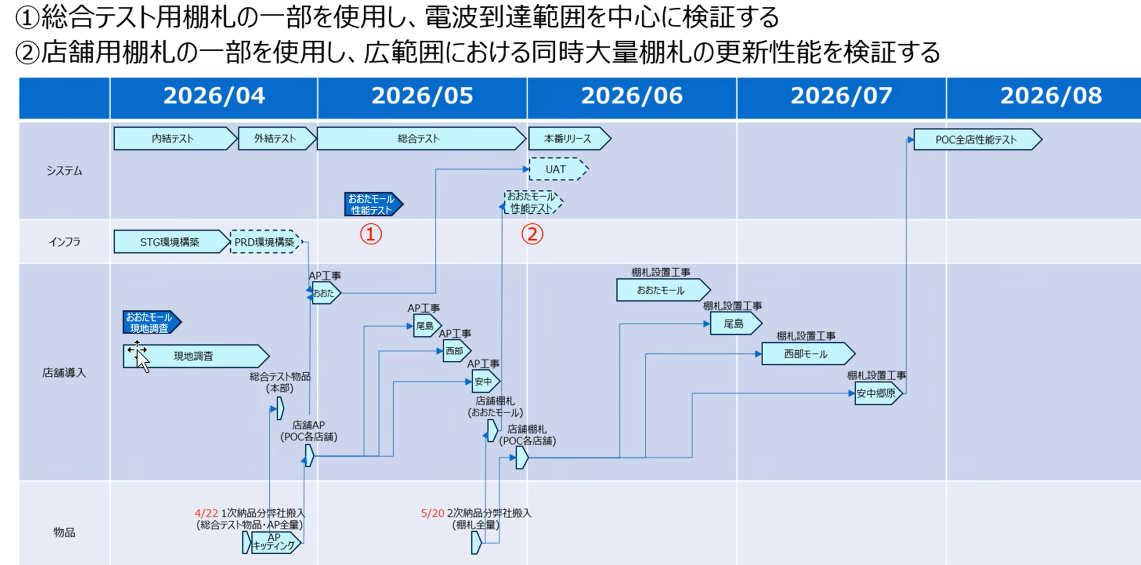
#> input picture images/2026-03-23T02-04-51-967Z_d32i5.png, 2282 x 1130 px (shown at 1/2 size)
$ python -i autocrop.py   (imports and definitions only)
#> lines starting #> are read from the running program, lines starting #| are printed output that depends on the picture; after the words box and inside, x2 and y2 are one past the last pixel; in counts of white or black regions, pixels touching at a corner belong together
"""スクリーンショットの中から「スライド／ページらしい明るい矩形」を見つける。

PowerPoint や PDF を全画面で撮ることが多いので、その領域を提案するための検出。
自動では切らない。確信が持てないときは何も返さない（誤検出で邪魔をしないほうがよい）。

やり方は2段階：
  1. 粗い格子に落として「明るい画素の最大の連結成分」を取り、だいたいの位置を掴む
  2. その周りだけを細かく見て、上下左右の境界を詰める

行や列の明るさプロファイルだけで探すと、画面のどこかにある白いウィンドウや
サムネイル一覧に引きずられて、まるで違う場所を指す。連結成分なら「一続きの紙」を
そのまま掴めるし、スライドの中に大きな写真が貼ってあっても、左右の余白が
つながっているので分断されない。

OpenCV は入れない。依存は numpy だけ。
"""

from __future__ import annotations

import numpy as np
from PIL import Image

# 境界を詰めるときの作業解像度。4K でも数十msで終わる。
WORK_LONG_SIDE = 1000
# 連結成分を探すときの粗い解像度。ここは速さ優先でよい（位置が分かればよい）。
POOL_LONG_SIDE = 200
# これ以上明るい画素を「紙・スライドの地の色」とみなす
BRIGHT_LEVEL = 230
# 候補の内側がこの割合以上明るくないと、明るいものが散らばっているだけとみなす。
# 大きな図やスクリーンショットを貼ったスライドは半分近くが暗くなるので、
# ここを厳しくしすぎると本来拾いたいものを落とす。
# 位置の確からしさは連結成分が、種類の確からしさは縦横比が担保している。
MIN_DENSITY = 0.45
# 内側に文字や図がこの割合以上ないと、ただの白い面とみなす
MIN_CONTENT = 0.004
# 画面に対してこれより小さい領域は提案しない
MIN_AREA_RATIO = 0.15
# 画面のほとんどを占めるなら切っても何も変わらないので提案しない。
# デスクトップ全体（タスクバーを除いた範囲）を拾ってしまうのを防ぐ意味もある。
MAX_AREA_RATIO = 0.85

# スライドやページとして知られた縦横比に合うときだけ提案する（許容 4%）。
# 「明るくて大きい矩形」だけを条件にすると、ウィンドウの白い本文欄や
# デスクトップ全体まで拾ってしまい、ほぼ全部の画像にバッジが出て邪魔になる。
ASPECTS = (
    ("16:9 スライド", 16 / 9),
    ("4:3 スライド", 4 / 3),
    ("A4 横", 1.4142),
    ("A4 縦", 1 / 1.4142),
)
ASPECT_TOLERANCE = 0.04


EDGE_LEVEL = 0.3  # 端を詰めるときに「まだ紙の内側」とみなす明るさの割合


def _extent(profile: np.ndarray, threshold: float = EDGE_LEVEL) -> tuple[int, int] | None:
    """しきい値を超える最初と最後の位置を返す。終了は含まない。

    途中が落ち込んでいても構わない。紙の中に写真や見出しがあれば列や行の
    明るさは当然下がるが、紙の外側の縁はまず明るいので、両端だけを見ればよい。
    離れた別の明るい領域を巻き込む心配は、呼ぶ前に連結成分で位置を絞ってあるので無い。
    """
    idx = np.flatnonzero(profile >= threshold)
    if idx.size == 0:
        return None
    return int(idx[0]), int(idx[-1]) + 1


def _largest_component(mask: np.ndarray) -> tuple[int, int, int, int] | None:
    """True の最大の連結成分の外接矩形を (x0, y0, x1, y1) で返す。上下左右4近傍。"""
    height, width = mask.shape
    seen = np.zeros_like(mask)
    best = None
    best_size = 0

    for start_y, start_x in zip(*np.nonzero(mask)):
        if seen[start_y, start_x]:
            continue
        stack = [(int(start_y), int(start_x))]
        seen[start_y, start_x] = True
        size = 0
        x0 = x1 = int(start_x)
        y0 = y1 = int(start_y)

        while stack:
            y, x = stack.pop()
            size += 1
            x0, x1 = min(x0, x), max(x1, x)
            y0, y1 = min(y0, y), max(y1, y)
            for ny, nx in ((y - 1, x), (y + 1, x), (y, x - 1), (y, x + 1)):
                if 0 <= ny < height and 0 <= nx < width and mask[ny, nx] and not seen[ny, nx]:
                    seen[ny, nx] = True
                    stack.append((ny, nx))

        if size > best_size:
            best_size = size
            best = (x0, y0, x1 + 1, y1 + 1)

    return best


def _classify(width: int, height: int) -> str | None:
    ratio = width / height
    for name, target in ASPECTS:
        if abs(ratio - target) / target <= ASPECT_TOLERANCE:
            return name
    return None


def _work_image(img: Image.Image) -> tuple[np.ndarray, float]:
    scale = max(img.width, img.height) / WORK_LONG_SIDE
    if scale <= 1:
        return np.asarray(img.convert("L")), 1.0
    small = img.convert("L").resize(
        (max(1, round(img.width / scale)), max(1, round(img.height / scale))),
        Image.BILINEAR,
    )
    return np.asarray(small), scale


def _coarse_box(bright: np.ndarray) -> tuple[int, int, int, int] | None:
    """粗い格子で最大の明るい塊を探し、作業解像度の外接矩形にして返す。"""
    height, width = bright.shape
    ratio = max(height, width) / POOL_LONG_SIDE
    if ratio <= 1:
        return _largest_component(bright)

    pw, ph = max(1, round(width / ratio)), max(1, round(height / ratio))
    pooled = np.asarray(
        Image.fromarray(bright.astype(np.uint8) * 255).resize((pw, ph), Image.BILINEAR)
    ) >= 128
    box = _largest_component(pooled)
    if box is None:
        return None
    x0, y0, x1, y1 = box
    # 粗い分だけ広めに戻し、次の段で境界を詰める
    return (
        max(0, int(x0 * ratio) - 2),
        max(0, int(y0 * ratio) - 2),
        min(width, int(round(x1 * ratio)) + 2),
        min(height, int(round(y1 * ratio)) + 2),
    )


def detect(img: Image.Image) -> dict | None:
    """見つかれば {"rect": [x, y, w, h], "kind": str, "confidence": float}。

    rect は元画像のピクセル座標。見つからなければ None。
    """
    gray, scale = _work_image(img)
    if gray.size == 0:
        return None
    bright = gray >= BRIGHT_LEVEL
    if not bright.any():
        return None

    coarse = _coarse_box(bright)
    if coarse is None:
        return None
    cx0, cy0, cx1, cy1 = coarse
    window = bright[cy0:cy1, cx0:cx1]
    if window.size == 0:
        return None

    # 粗い格子のぶん外側に余裕を持たせてあるので、その余りを詰めるだけでよい。
    rows = _extent(window.mean(axis=1))
    cols = _extent(window.mean(axis=0))
    if rows is None or cols is None:
        return None

    y0, y1 = cy0 + rows[0], cy0 + rows[1]
    x0, x1 = cx0 + cols[0], cx0 + cols[1]
    w, hgt = x1 - x0, y1 - y0
    if w < 2 or hgt < 2:
        return None

    density = float(bright[y0:y1, x0:x1].mean())
    content = float((gray[y0:y1, x0:x1] < 128).mean())
    area_ratio = (w * hgt) / gray.size

    if density < MIN_DENSITY or content < MIN_CONTENT:
        return None
    if not (MIN_AREA_RATIO <= area_ratio <= MAX_AREA_RATIO):
        return None

    # 既知の書式に合わないものは黙って見送る。確信のない提案は邪魔にしかならない。
    kind = _classify(w, hgt)
    if kind is None:
        return None

    return {
        "rect": [
            int(round(x0 * scale)),
            int(round(y0 * scale)),
            int(round(w * scale)),
            int(round(hgt * scale)),
        ],
        "kind": kind,
        "confidence": round(min(1.0, density * 0.9 + 0.1), 2),
    }


def detect_file(path) -> dict | None:
    with Image.open(path) as img:
        img.load()
        return detect(img)

>>> from PIL import Image
>>> picture = Image.open('../../images/2026-03-23T02-04-51-967Z_d32i5.png')
#> picture is the input picture: PIL image 2282x1130 RGBA; mean R, G, B, A 196.6, 211.2, 231.8, 255
>>> result = detect(picture)
#> in _work_image, `small = img.convert("L").resize( (max(1, round(img.width / scale)), ma..`:
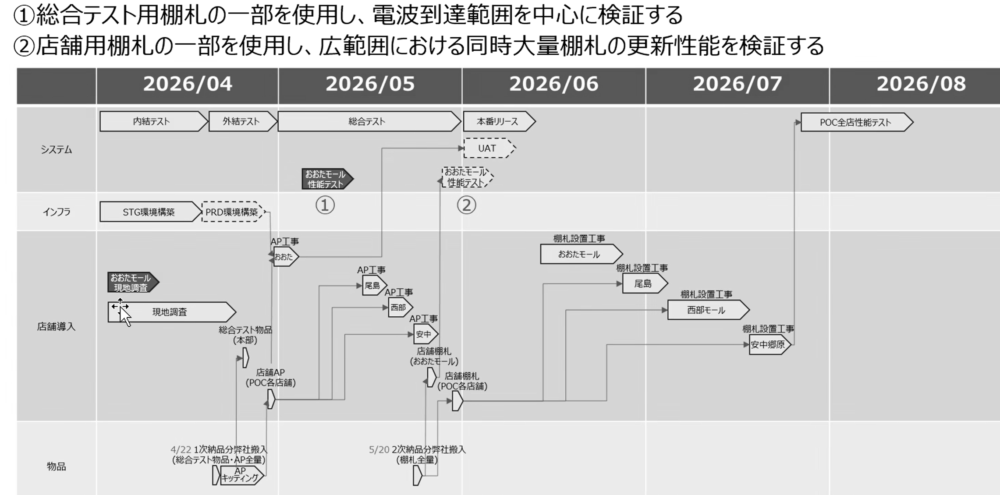
#> small: PIL image 1000x495 L; min 0, max 255, mean 209.2
#> in detect, `gray, scale = _work_image(img)`: scale = 2.28
#> in detect, `bright = gray >= BRIGHT_LEVEL`:
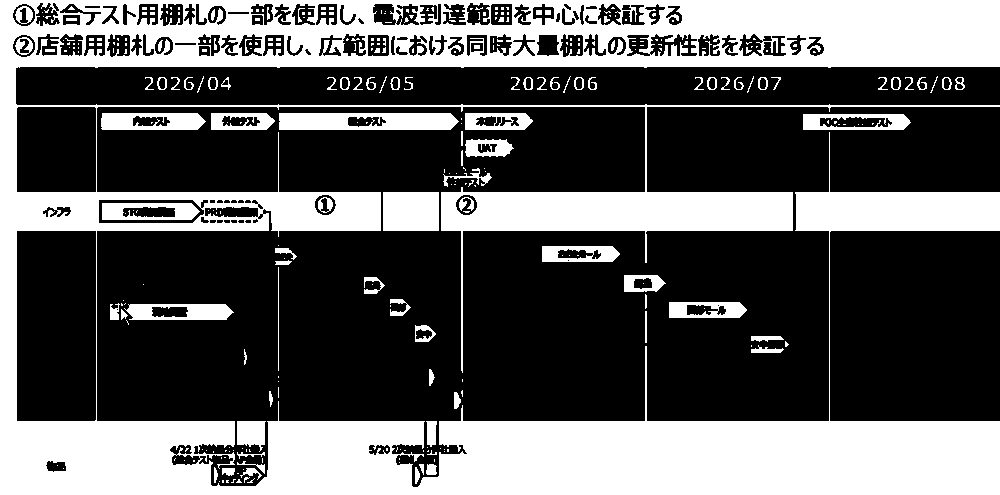
#> bright: shape (495, 1000) bool; 36.6% white; 324 white regions (227 under 20 px), largest, box (x1, y1, x2, y2) and area: (0, 0, 1000, 495) 159413, (279, 113, 459, 130) 2712, (383, 192, 439, 231) 2184
#> in _coarse_box, `pooled = np.asarray( Image.fromarray(bright.astype(np.uint8) * 255).re..`:
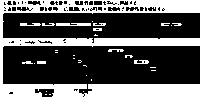
#> pooled: shape (99, 200) bool; 35.4% white; 31 white regions (19 under 20 px), largest, box (x1, y1, x2, y2) and area: (0, 0, 200, 99) 6542, (56, 23, 91, 26) 97, (20, 23, 41, 26) 49
#> the loop in _largest_component, `for start_y, start_x in zip(*np.nonzero(mask)):` made 7001 passes
#> (best_size, best) on pass 1: (6538, (0, 0, 200, 99))
#> after the loop in _largest_component, `for start_y, start_x in zip(*np.nonzero(mask)):`: best_size = 6538
#> in _coarse_box, `box = _largest_component(pooled)`: box = (0, 0, 200, 99)
#> in _coarse_box, `x0, y0, x1, y1 = box`: x0 = 0; x1 = 200; y1 = 99
#> in detect, `coarse = _coarse_box(bright)`: coarse = (0, 0, 1000, 495)
#> in detect, `cx0, cy0, cx1, cy1 = coarse`: cx0 = 0; cx1 = 1000; cy1 = 495
#> in _extent, `idx = np.flatnonzero(profile >= threshold)`: idx = 199 values from 0 to 494
#> in detect, `rows = _extent(window.mean(axis=1))`: rows = (0, 495)
#> in detect, `cols = _extent(window.mean(axis=0))`: cols = (0, 1000)
#> in detect, `y0, y1 = cy0 + rows[0], cy0 + rows[1]`: y0 = 0; y1 = 495
#> in detect, `x0, x1 = cx0 + cols[0], cx0 + cols[1]`: x0 = 0; x1 = 1000
#> in detect, `w, hgt = x1 - x0, y1 - y0`: hgt = 495
#> in detect, `density = float(bright[y0:y1, x0:x1].mean())`: density = 0.366
#> in detect, `content = float((gray[y0:y1, x0:x1] < 128).mean())`: content = 0.0984
#> in detect, `area_ratio = (w * hgt) / gray.size`: area_ratio = 1
#> result = None

$ run again, on images/2026-03-23T04-05-43-015Z_0zvxa.png
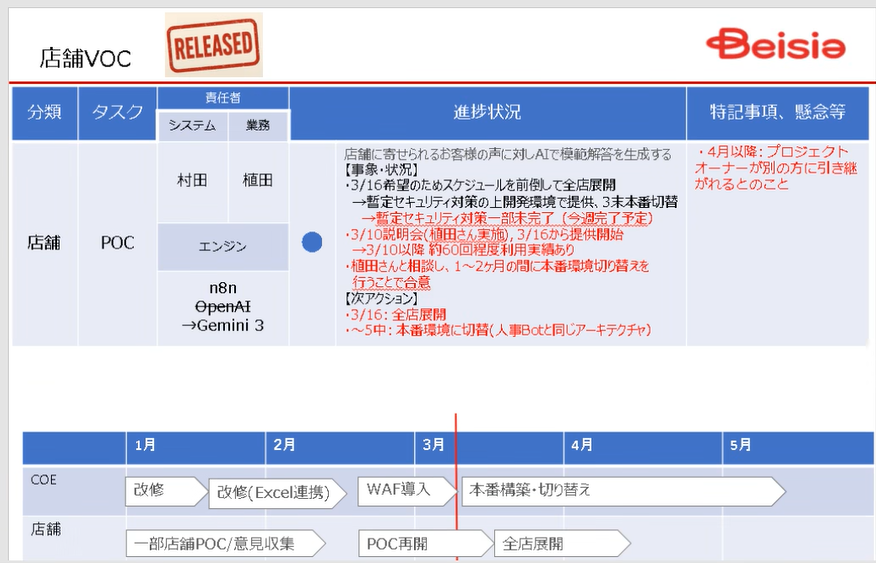
#> input picture images/2026-03-23T04-05-43-015Z_0zvxa.png, 876 x 563 px
#> picture is the input picture: PIL image 876x563 RGBA; mean R, G, B, A 211.5, 215, 231, 255
#> in detect, `gray, scale = _work_image(img)`: scale = 1
#> in detect, `bright = gray >= BRIGHT_LEVEL`:
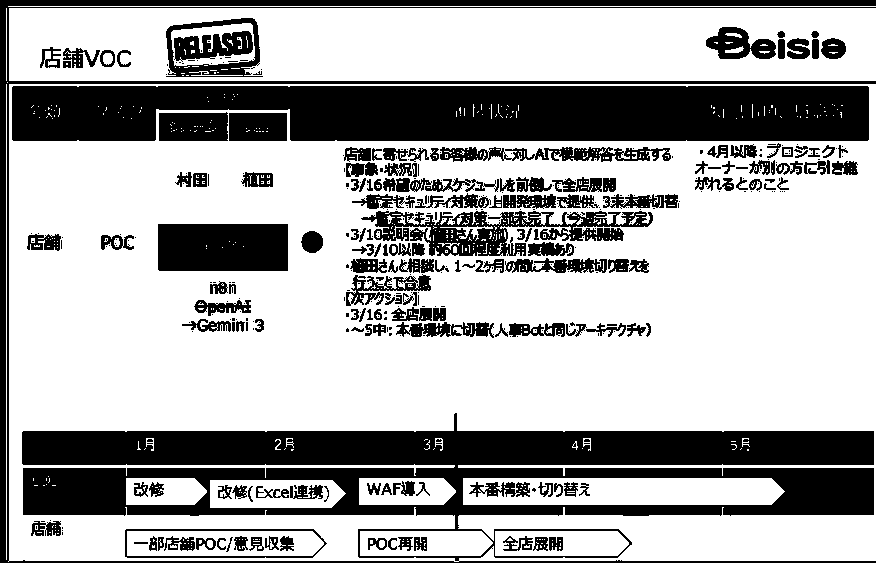
#> bright: shape (563, 876) bool; 67.5% white; 430 black regions (261 under 20 px), largest, box (x1, y1, x2, y2) and area: (0, 0, 876, 563) 68078, (12, 86, 869, 141) 42667, (158, 224, 288, 271) 6101
#> pooled: shape (129, 200) bool; 67.5% white; 101 black regions (74 under 20 px), largest, box (x1, y1, x2, y2) and area: (5, 98, 200, 119) 2878, (3, 19, 198, 32) 2505, (0, 0, 200, 129) 654
#> the loop in _largest_component, `for start_y, start_x in zip(*np.nonzero(mask)):` made 17405 passes
#> (best_size, best) on pass 1: (16515, (2, 2, 200, 129))
#> after the loop in _largest_component, `for start_y, start_x in zip(*np.nonzero(mask)):`: best_size = 16515
#> box = (2, 2, 200, 129)
#> in _coarse_box, `x0, y0, x1, y1 = box`: x0 = 2; x1 = 200; y1 = 129
#> coarse = (6, 6, 876, 563)
#> cx0 = 6; cx1 = 876; cy1 = 563
#> in detect, `window = bright[cy0:cy1, cx0:cx1]`:
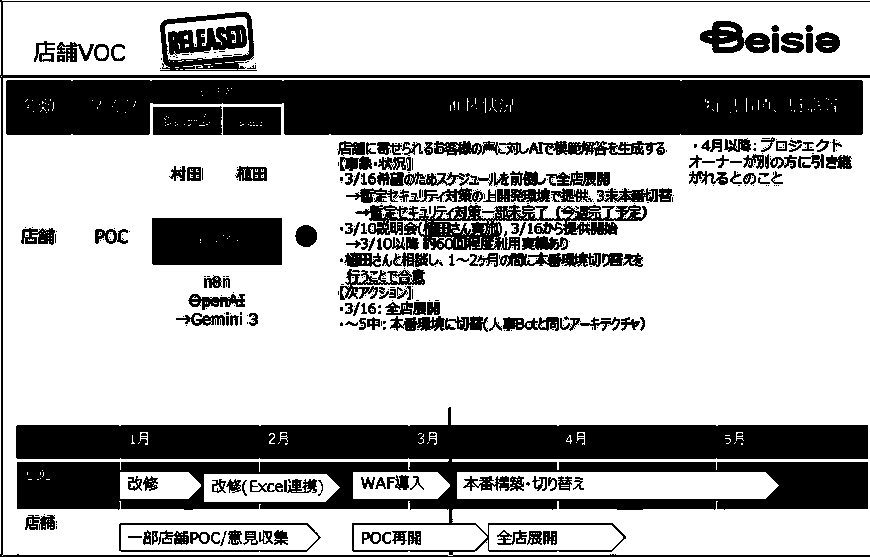
#> window: shape (557, 870) bool; 68.7% white; 430 black regions (261 under 20 px), largest, box (x1, y1, x2, y2) and area: (0, 0, 870, 557) 59480, (6, 80, 863, 135) 42667, (152, 218, 282, 265) 6101
#> idx = 442 values from 0 to 554
#> rows = (0, 555)
#> cols = (0, 870)
#> in detect, `y0, y1 = cy0 + rows[0], cy0 + rows[1]`: y0 = 6; y1 = 561
#> in detect, `x0, x1 = cx0 + cols[0], cx0 + cols[1]`: x0 = 6; x1 = 876
#> w = 870; hgt = 555
#> density = 0.69
#> content = 0.159
#> area_ratio = 0.979
#> result = None
